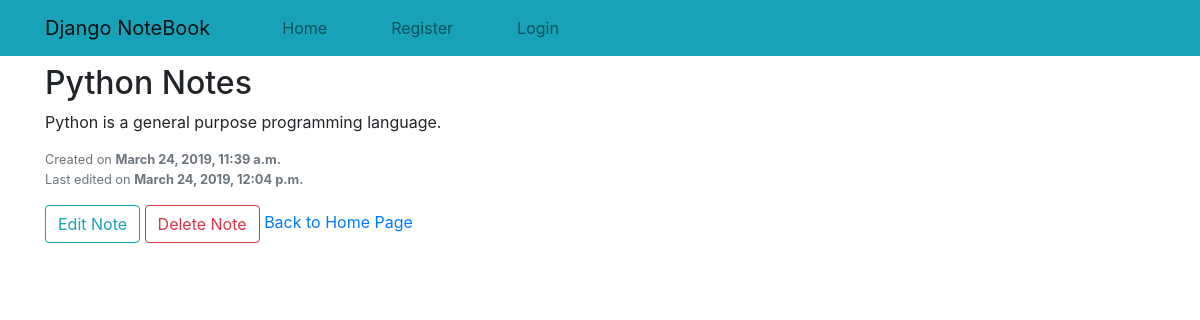
The app's page /note/4/ with its own data.
### notes/models.py (models this page shows, shortened)
class Note(models.Model):
    title = models.CharField(max_length=120, unique=True)
    content = models.TextField()
    created = models.DateTimeField(auto_now_add=True)
    updated = models.DateTimeField(auto_now=True)

### notes/views.py (the view)
# urls.py: path('note/<int:id>/', views.note_detail, name='note_detail'),
def note_detail(request, id):
    note = get_object_or_404(Note,id=id)
    return render(request, 'detail.html', {'note': note})

### notes/templates/detail.html
{% extends 'base.html' %}
{% block content %}
    <h2>{{ note.title }}</h2>
    <p>
        {{ note.content }}
    </p>
    <p class="text-muted small">Created on <span class="font-weight-bolder">{{ note.created }}</span> <br>
        Last edited on <span class="font-weight-bolder">{{ note.updated }}</span></p>
    <a class="btn btn-outline-info" href="{% url 'edit_note' note.id %}">Edit Note</a>
    <a class="btn btn-outline-danger" href="{% url 'delete_note' note.id %}">Delete Note</a>
    <a href="{% url 'home' %}">Back to Home Page</a>
{% endblock %}

### records on screen
Note: title "Python Notes", content "Python is a general purpose programming language.", created "March 24, 2019, 11:39 a.m.", updated "March 24, 2019, 12:04 p.m."
